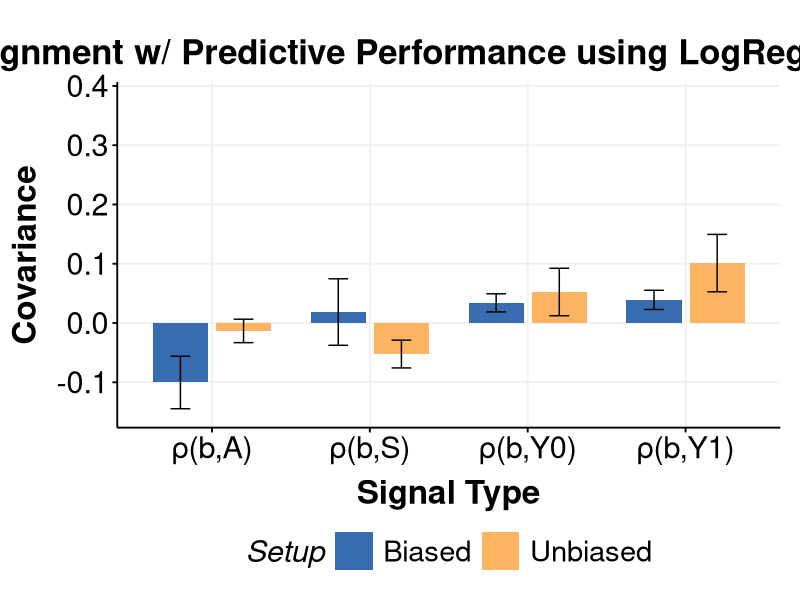
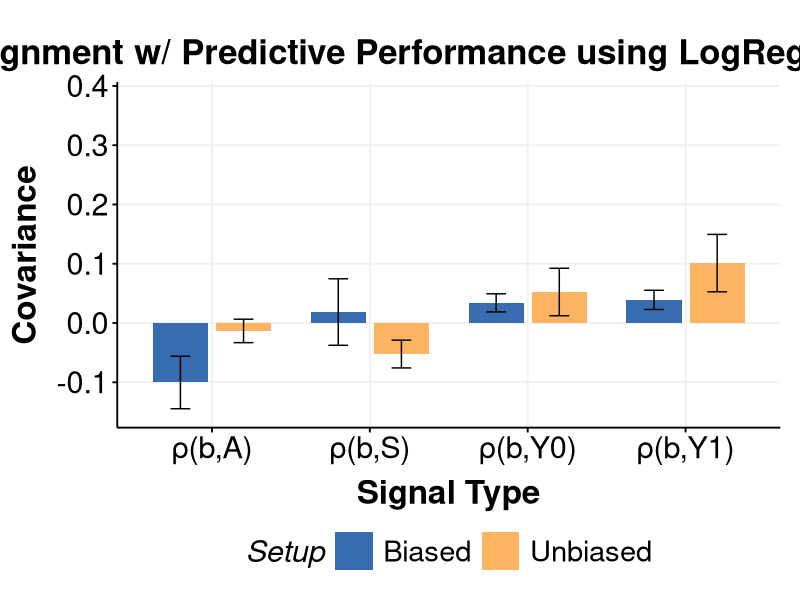

R code for these plots, in order:
# Create a flag to toggle between datasets
use_lr_data <- TRUE  # Set to TRUE to use the new data

## BIASED (logistic regression)
# defaultdict(list,
#             {'SE_Y0': [0.03397128865680828,
#               0.01868766028886165,
#               0.0492549170247549],
#              'SE_Y1': [0.039067805894640525,
#               0.02288427626772275,
#               0.0552513355215583],
#              'SE_A': [-0.10025319850777348,
#               -0.1445638165558293,
#               -0.05594258045971765],
#              'SE_S': [0.018520911355769033,
#               -0.037518258899853434,
#               0.0745600816113915]})
## UNBIASED (logistic regression)
# defaultdict(list,
#             {'SE_Y0': [0.05233078304041271,
#               0.012258515088070389,
#               0.09240305099275503],
#              'SE_Y1': [0.10108212953120048,
#               0.052673158987189224,
#               0.14949110007521174],
#              'SE_A': [-0.013340700980222506,
#               -0.03312052658621503,
#               0.006439124625770018],
#              'SE_S': [-0.05232157262760371,
#               -0.07575297624064037,
#               -0.028890169014567056]})


#BIASED (random forest)
# defaultdict(list,
#             {'SE_Y0': [0.02631747211173179,
#               0.014302630241875025,
#               0.03833231398158855],
#              'SE_Y1': [0.0338352020699568,
#               0.018925002701517687,
#               0.04874540143839591],
#              'SE_A': [-0.046607697023839614,
#               -0.06725212552717151,
#               -0.025963268520507718],
#              'SE_S': [0.2266931752223158,
#               0.08999307763062633,
#               0.36339327281400524]})

#UNBIASED (random forest)
# defaultdict(list,
#             {'SE_Y0': [0.027365732502528335,
#               0.014957470116098465,
#               0.039773994888958206],
#              'SE_Y1': [0.12333890353858519,
#               0.04620130949930053,
#               0.20047649757786984],
#              'SE_A': [-0.020340027887138595,
#               -0.030514933854793706,
#               -0.010165121919483485],
#              'SE_S': [-0.04512527821289835,
#               -0.06500784326160651,
#               -0.025242713164190186]})

# Create both datasets
data_rf <- data.frame(
  signal = rep(c("ρ(b,Y0)", "ρ(b,Y1)", "ρ(b,A)", "ρ(b,S)"), each = 2),
  setup = rep(c("Biased", "Unbiased"), 4),
  mean = c(
    # SE_Y0
    0.02631747211173179, 0.027365732502528335,
    # SE_Y1
    0.0338352020699568, 0.12333890353858519,
    # SE_A
    -0.046607697023839614, -0.020340027887138595,
    # SE_S
    0.2266931752223158, -0.04512527821289835
  ),
  lower = c(
    # SE_Y0
    0.014302630241875025, 0.014957470116098465,
    # SE_Y1
    0.018925002701517687, 0.04620130949930053,
    # SE_A
    -0.06725212552717151, -0.030514933854793706,
    # SE_S
    0.08999307763062633, -0.06500784326160651
  ),
  upper = c(
    # SE_Y0
    0.03833231398158855, 0.039773994888958206,
    # SE_Y1
    0.04874540143839591, 0.20047649757786984,
    # SE_A
    -0.025963268520507718, -0.010165121919483485,
    # SE_S
    0.36339327281400524, -0.025242713164190186
  )
)

data_lr <- data.frame(
  signal = rep(c("ρ(b,Y0)", "ρ(b,Y1)", "ρ(b,A)", "ρ(b,S)"), each = 2),
  setup = rep(c("Biased", "Unbiased"), 4),
  mean = c(
    # SE_Y0
    0.03397128865680828, 0.05233078304041271,
    # SE_Y1
    0.039067805894640525, 0.10108212953120048,
    # SE_A
    -0.10025319850777348, -0.013340700980222506,
    # SE_S
    0.018520911355769033, -0.05232157262760371
  ),
  lower = c(
    # SE_Y0
    0.01868766028886165, 0.012258515088070389,
    # SE_Y1
    0.02288427626772275, 0.052673158987189224,
    # SE_A
    -0.1445638165558293, -0.03312052658621503,
    # SE_S
    -0.037518258899853434, -0.07575297624064037
  ),
  upper = c(
    # SE_Y0
    0.0492549170247549, 0.09240305099275503,
    # SE_Y1
    0.0552513355215583, 0.14949110007521174,
    # SE_A
    -0.05594258045971765, 0.006439124625770018,
    # SE_S
    0.0745600816113915, -0.028890169014567056
  )
)

# Select the dataset based on the flag
data <- if(use_lr_data) data_lr else data_rf

# Load necessary libraries
library(ggplot2)
library(dplyr)
library(tidyr)
library(gridExtra)
library(grid)
library(ggthemes)
library(scales)

# Define the custom theme and scale functions
theme_Publication <- function(base_size=14, base_family="sans") {
  (theme_foundation(base_size=base_size, base_family=base_family)
   + theme(plot.title = element_text(face = "bold",
                                     size = rel(1.2), hjust = 0.5),
           text = element_text(),
           panel.background = element_rect(colour = NA),
           plot.background = element_rect(colour = NA),
           panel.border = element_rect(colour = NA),
           axis.title = element_text(face = "bold",size = rel(1)),
           axis.title.y = element_text(angle=90,vjust =2),
           axis.title.x = element_text(vjust = -0.2),
           axis.text = element_text(), 
           axis.line = element_line(colour="black"),
           axis.ticks = element_line(),
           panel.grid.major = element_line(colour="#f0f0f0"),
           panel.grid.minor = element_blank(),
           legend.key = element_rect(colour = NA),
           legend.position = "bottom",
           legend.direction = "horizontal",
           legend.key.size= unit(0.2, "cm"),
           legend.spacing = unit(0, "cm"),
           legend.title = element_text(face="italic"),
           plot.margin=unit(c(10,5,5,5),"mm"),
           strip.background=element_rect(colour="#f0f0f0",fill="#f0f0f0"),
           strip.text = element_text(face="bold")
      ))
}

scale_fill_Publication <- function(...){
  discrete_scale("fill","Publication",manual_pal(values = c("#386cb0","#fdb462","#7fc97f","#ef3b2c","#662506","#a6cee3","#fb9a99","#984ea3","#ffff33")), ...)
}

scale_colour_Publication <- function(...){
  discrete_scale("colour","Publication",manual_pal(values = c("#386cb0","#fdb462","#7fc97f","#ef3b2c","#662506","#a6cee3","#fb9a99","#984ea3","#ffff33")), ...)
}

# Create the plot
title <- if(use_lr_data) { 
    "Alignment w/ Predictive Performance using LogReg (stroke)"
} else {
    "Alignment w/ Predictive Performance using RF (stroke)"
}
p <- ggplot(data, aes(x = signal, y = mean, fill = setup)) +
  geom_bar(stat = "identity", position = position_dodge(width = 0.8), width = 0.7) +
  geom_errorbar(aes(ymin = lower, ymax = upper),
                position = position_dodge(width = 0.8),
                width = 0.25) +
  labs(x = "Signal Type",
       y = "Covariance",
       fill = "Setup") +
  scale_y_continuous(limits = c(-0.15, 0.38)) +
  theme_Publication() +
  scale_fill_Publication() +
  ggtitle(title) +
  theme(
    plot.title = element_text(size=25, face="bold"),
    axis.text = element_text(size = 22),
    axis.title = element_text(size = 24, face = "bold"),
    legend.title = element_text(size = 22),
    legend.text = element_text(size = 21),
    legend.key.size = unit(1,"cm")
  )

# Print the plot
print(p)

# Save the plot with a name that reflects which dataset was used
filename <- if(use_lr_data) "covariance_comparison_lr_v2_STROKE.png" else "covariance_comparison_rf_v2_STROKE.png"
ggsave(filename, p, width = 12, height = 8, dpi = 300)
